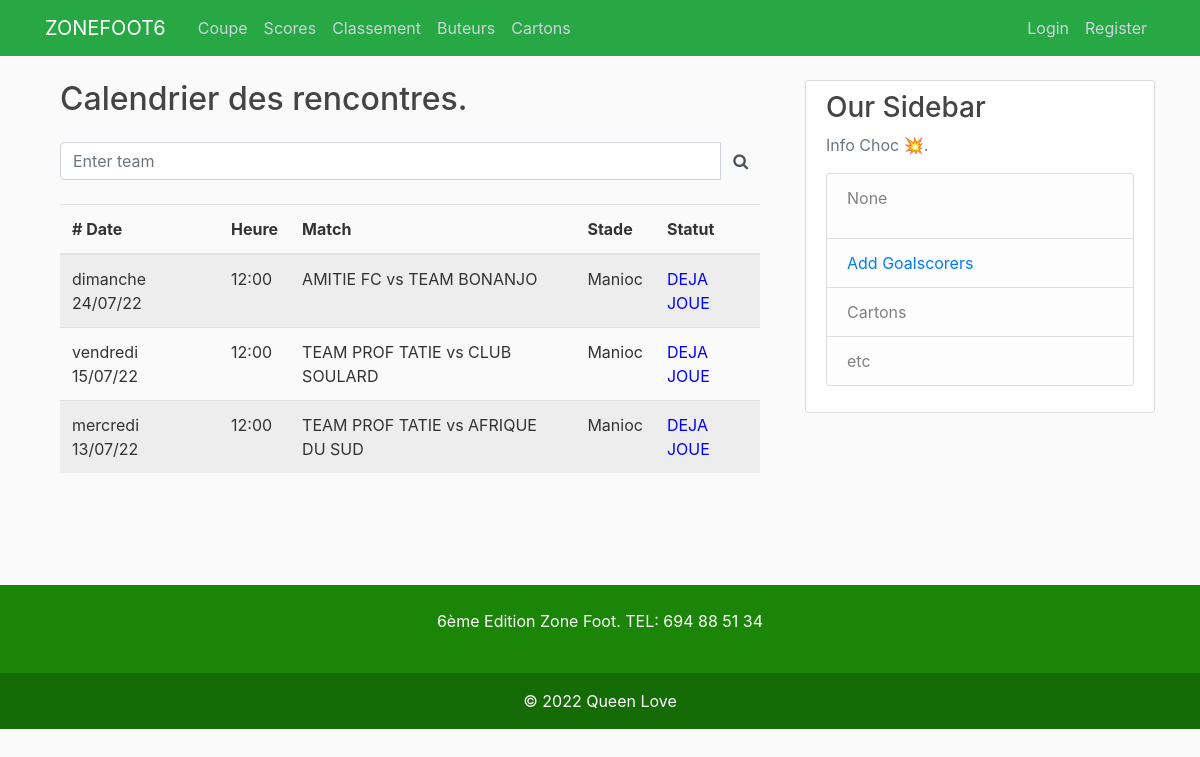
/, run on an earlier commit of the app's database.
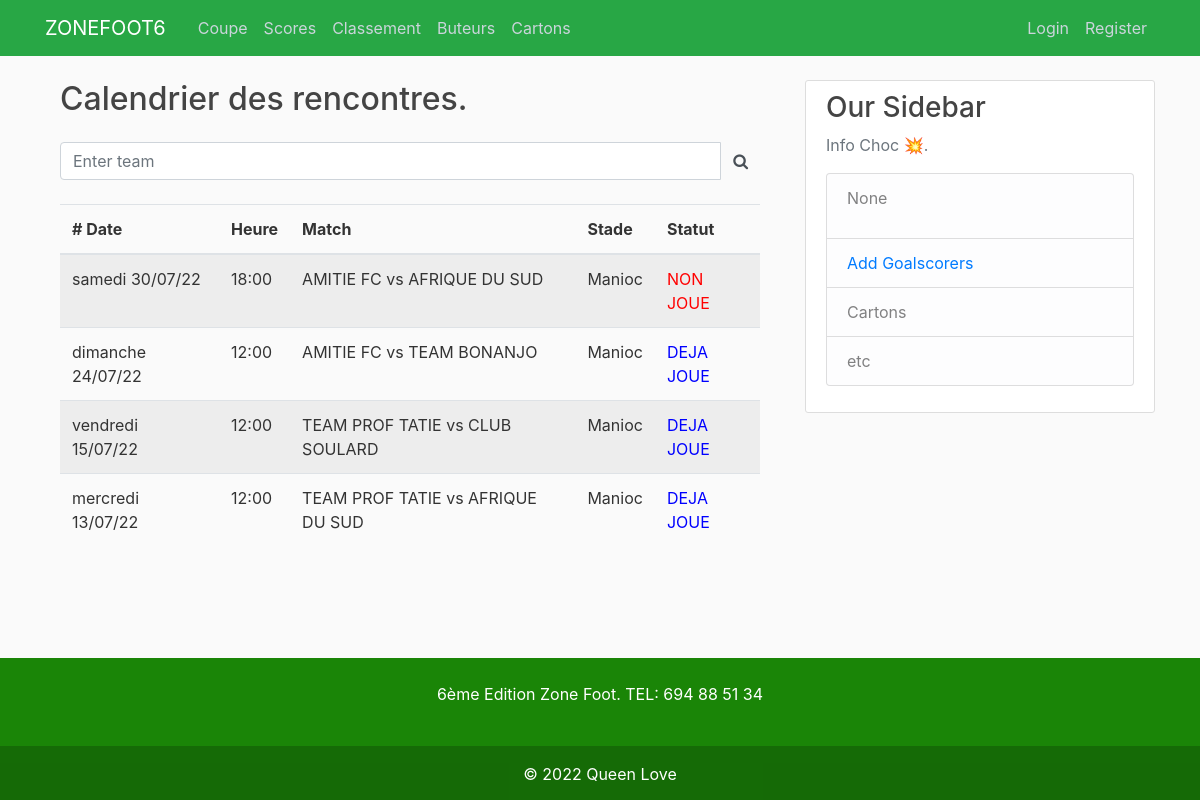
And on a later commit of the database.
### scores/models.py (models this page shows, shortened)
class Fixture(models.Model):
    home_team = models.ForeignKey(Team, on_delete=models.CASCADE, related_name='home_games')
    away_team = models.ForeignKey(Team, on_delete=models.CASCADE, related_name='away_games')
    home_goals = models.PositiveSmallIntegerField(default=0)
    away_goals = models.PositiveSmallIntegerField(default=0)
    game_finished = models.BooleanField(default=False)
    date = models.DateTimeField()
    created_at = models.DateTimeField(auto_now_add=True)
    updated = models.DateTimeField(auto_now=True)

class Team(models.Model):
    name = models.CharField(max_length=128, unique=True)
    affiliation = models.BooleanField(default=True)
    created_at = models.DateTimeField(auto_now_add=True)
    updated = models.DateTimeField(auto_now=True)
    def __str__(self):
        return self.name

### scores/views.py (the view)
# urls.py: path('', views.index, name='index'),
def index(request):
    fixtures = Fixture.objects.all().order_by('-date')
    context = {"fixtures": fixtures}
    return render(request, 'index.html', context)

### scores/context_processors.py (called while the page is built)
def infochoc(request):
    return {
        'info': Info.objects.last()
    }

### scores/templates/index.html (shortened to what this page needs)
{% extends 'base.html' %}
{% block content %}
<div class="container">
	<h2>{{ fixtures.first.tournament.name }} Calendrier des rencontres. </h2>
	<div class="input-group my-4">
        <input type="text"
               id="search-input", onkeyup="myFunction()",
               class="form-control"
               placeholder="Enter team" />
        <span class="input-group-text border-0 bg-transparent"
              style="cursor: pointer;">
            <i class="fa fa-search" aria-hidden="true"></i>
        </span>
    </div>
    <table class="table table-striped">
  <thead>
    <tr>
      <th scope="col"># Date</th>
      <th>Heure</th>
      <th scope="col">Match</th>
      <th scope="col">Stade</th>
      <th scope="col">Statut</th>
    </tr>
  </thead>
  <tbody>
    {% for t in fixtures %}
    <tr class="professeur">
      <td>{{ t.date|date:"l d/m/y" }}</td>
      <td>{{ t.date|time:"H:i" }}</td>
      <td>{{ t.home_team }} vs {{ t.away_team }}</td>
      <td>Manioc</td>
      {% if t.game_finished == True %}
      <td style="color: blue;"> DEJA JOUE</td>
      {% else %}
      <td style="color: red;">NON JOUE</td>
      {% endif %}
    </tr>
    {% endfor %}
  </tbody>
</table>
</div>
{% endblock %}

What changed in the data, as far as the page shows it:
added Fixture: date "samedi 30/07/22", date "18:00", home_team "AMITIE FC", away_team "AFRIQUE DU SUD", game_finished "NON JOUE"
